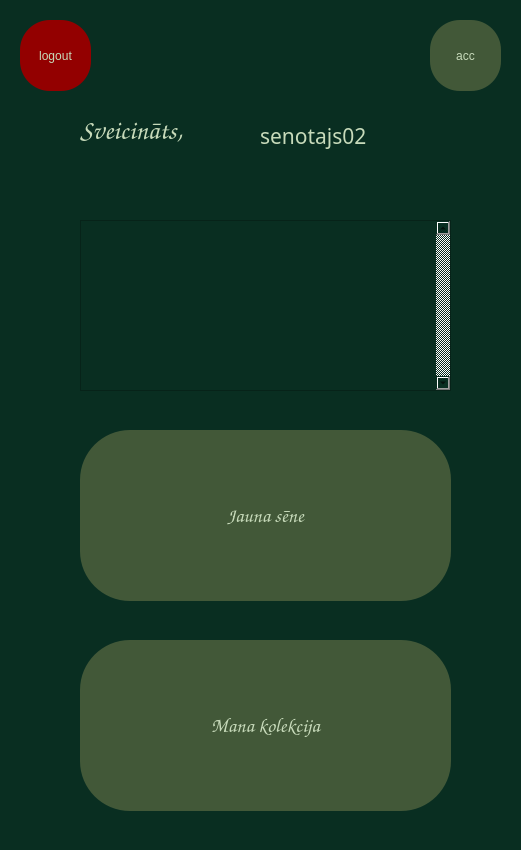
<?xml version="1.0" encoding="UTF-8"?>
<ui version="4.0">
 <class>MainWindow</class>
 <widget class="QMainWindow" name="MainWindow">
  <property name="geometry">
   <rect>
    <x>0</x>
    <y>0</y>
    <width>521</width>
    <height>850</height>
   </rect>
  </property>
  <property name="minimumSize">
   <size>
    <width>521</width>
    <height>850</height>
   </size>
  </property>
  <property name="maximumSize">
   <size>
    <width>520</width>
    <height>850</height>
   </size>
  </property>
  <property name="windowTitle">
   <string>Majas</string>
  </property>
  <property name="styleSheet">
   <string notr="true">background-color: rgb(9, 46, 33);</string>
  </property>
  <widget class="QWidget" name="centralwidget">
   <widget class="QPushButton" name="collectionbutton">
    <property name="geometry">
     <rect>
      <x>80</x>
      <y>640</y>
      <width>371</width>
      <height>171</height>
     </rect>
    </property>
    <property name="minimumSize">
     <size>
      <width>371</width>
      <height>171</height>
     </size>
    </property>
    <property name="maximumSize">
     <size>
      <width>371</width>
      <height>171</height>
     </size>
    </property>
    <property name="palette">
     <palette>
      <active>
       <colorrole role="WindowText">
        <brush brushstyle="SolidPattern">
         <color alpha="255">
          <red>199</red>
          <green>218</green>
          <blue>186</blue>
         </color>
        </brush>
       </colorrole>
       <colorrole role="Button">
        <brush brushstyle="SolidPattern">
         <color alpha="255">
          <red>66</red>
          <green>88</green>
          <blue>56</blue>
         </color>
        </brush>
       </colorrole>
       <colorrole role="Text">
        <brush brushstyle="SolidPattern">
         <color alpha="255">
          <red>199</red>
          <green>218</green>
          <blue>186</blue>
         </color>
        </brush>
       </colorrole>
       <colorrole role="ButtonText">
        <brush brushstyle="SolidPattern">
         <color alpha="255">
          <red>199</red>
          <green>218</green>
          <blue>186</blue>
         </color>
        </brush>
       </colorrole>
       <colorrole role="Base">
        <brush brushstyle="SolidPattern">
         <color alpha="255">
          <red>66</red>
          <green>88</green>
          <blue>56</blue>
         </color>
        </brush>
       </colorrole>
       <colorrole role="Window">
        <brush brushstyle="SolidPattern">
         <color alpha="255">
          <red>66</red>
          <green>88</green>
          <blue>56</blue>
         </color>
        </brush>
       </colorrole>
      </active>
      <inactive>
       <colorrole role="WindowText">
        <brush brushstyle="SolidPattern">
         <color alpha="255">
          <red>199</red>
          <green>218</green>
          <blue>186</blue>
         </color>
        </brush>
       </colorrole>
       <colorrole role="Button">
        <brush brushstyle="SolidPattern">
         <color alpha="255">
          <red>66</red>
          <green>88</green>
          <blue>56</blue>
         </color>
        </brush>
       </colorrole>
       <colorrole role="Text">
        <brush brushstyle="SolidPattern">
         <color alpha="255">
          <red>199</red>
          <green>218</green>
          <blue>186</blue>
         </color>
        </brush>
       </colorrole>
       <colorrole role="ButtonText">
        <brush brushstyle="SolidPattern">
         <color alpha="255">
          <red>199</red>
          <green>218</green>
          <blue>186</blue>
         </color>
        </brush>
       </colorrole>
       <colorrole role="Base">
        <brush brushstyle="SolidPattern">
         <color alpha="255">
          <red>66</red>
          <green>88</green>
          <blue>56</blue>
         </color>
        </brush>
       </colorrole>
       <colorrole role="Window">
        <brush brushstyle="SolidPattern">
         <color alpha="255">
          <red>66</red>
          <green>88</green>
          <blue>56</blue>
         </color>
        </brush>
       </colorrole>
      </inactive>
      <disabled>
       <colorrole role="WindowText">
        <brush brushstyle="SolidPattern">
         <color alpha="255">
          <red>199</red>
          <green>218</green>
          <blue>186</blue>
         </color>
        </brush>
       </colorrole>
       <colorrole role="Button">
        <brush brushstyle="SolidPattern">
         <color alpha="255">
          <red>66</red>
          <green>88</green>
          <blue>56</blue>
         </color>
        </brush>
       </colorrole>
       <colorrole role="Text">
        <brush brushstyle="SolidPattern">
         <color alpha="255">
          <red>199</red>
          <green>218</green>
          <blue>186</blue>
         </color>
        </brush>
       </colorrole>
       <colorrole role="ButtonText">
        <brush brushstyle="SolidPattern">
         <color alpha="255">
          <red>199</red>
          <green>218</green>
          <blue>186</blue>
         </color>
        </brush>
       </colorrole>
       <colorrole role="Base">
        <brush brushstyle="SolidPattern">
         <color alpha="255">
          <red>66</red>
          <green>88</green>
          <blue>56</blue>
         </color>
        </brush>
       </colorrole>
       <colorrole role="Window">
        <brush brushstyle="SolidPattern">
         <color alpha="255">
          <red>66</red>
          <green>88</green>
          <blue>56</blue>
         </color>
        </brush>
       </colorrole>
      </disabled>
     </palette>
    </property>
    <property name="font">
     <font>
      <family>Comic Sans MS</family>
      <pointsize>15</pointsize>
      <weight>75</weight>
      <bold>true</bold>
     </font>
    </property>
    <property name="styleSheet">
     <string notr="true">border-radius: 50px;
background-color: rgb(66, 88, 56);
color: rgb(199, 218, 186);</string>
    </property>
    <property name="locale">
     <locale language="Latvian" country="Latvia"/>
    </property>
    <property name="text">
     <string>Mana kolekcija</string>
    </property>
   </widget>
   <widget class="QListView" name="news">
    <property name="geometry">
     <rect>
      <x>80</x>
      <y>220</y>
      <width>371</width>
      <height>171</height>
     </rect>
    </property>
    <property name="verticalScrollBarPolicy">
     <enum>Qt::ScrollBarAlwaysOn</enum>
    </property>
   </widget>
   <widget class="QPushButton" name="accountbutton">
    <property name="geometry">
     <rect>
      <x>430</x>
      <y>20</y>
      <width>71</width>
      <height>71</height>
     </rect>
    </property>
    <property name="styleSheet">
     <string notr="true">border-radius: 30px;
background-color: rgb(66, 88, 56);
color: rgb(199, 218, 186);</string>
    </property>
    <property name="text">
     <string>acc</string>
    </property>
   </widget>
   <widget class="QLabel" name="usernamelabel">
    <property name="geometry">
     <rect>
      <x>260</x>
      <y>120</y>
      <width>211</width>
      <height>31</height>
     </rect>
    </property>
    <property name="minimumSize">
     <size>
      <width>171</width>
      <height>31</height>
     </size>
    </property>
    <property name="maximumSize">
     <size>
      <width>211</width>
      <height>31</height>
     </size>
    </property>
    <property name="palette">
     <palette>
      <active>
       <colorrole role="WindowText">
        <brush brushstyle="SolidPattern">
         <color alpha="255">
          <red>199</red>
          <green>218</green>
          <blue>186</blue>
         </color>
        </brush>
       </colorrole>
       <colorrole role="Button">
        <brush brushstyle="SolidPattern">
         <color alpha="255">
          <red>9</red>
          <green>46</green>
          <blue>33</blue>
         </color>
        </brush>
       </colorrole>
       <colorrole role="Text">
        <brush brushstyle="SolidPattern">
         <color alpha="255">
          <red>199</red>
          <green>218</green>
          <blue>186</blue>
         </color>
        </brush>
       </colorrole>
       <colorrole role="Base">
        <brush brushstyle="SolidPattern">
         <color alpha="255">
          <red>9</red>
          <green>46</green>
          <blue>33</blue>
         </color>
        </brush>
       </colorrole>
       <colorrole role="Window">
        <brush brushstyle="SolidPattern">
         <color alpha="255">
          <red>9</red>
          <green>46</green>
          <blue>33</blue>
         </color>
        </brush>
       </colorrole>
      </active>
      <inactive>
       <colorrole role="WindowText">
        <brush brushstyle="SolidPattern">
         <color alpha="255">
          <red>199</red>
          <green>218</green>
          <blue>186</blue>
         </color>
        </brush>
       </colorrole>
       <colorrole role="Button">
        <brush brushstyle="SolidPattern">
         <color alpha="255">
          <red>9</red>
          <green>46</green>
          <blue>33</blue>
         </color>
        </brush>
       </colorrole>
       <colorrole role="Text">
        <brush brushstyle="SolidPattern">
         <color alpha="255">
          <red>199</red>
          <green>218</green>
          <blue>186</blue>
         </color>
        </brush>
       </colorrole>
       <colorrole role="Base">
        <brush brushstyle="SolidPattern">
         <color alpha="255">
          <red>9</red>
          <green>46</green>
          <blue>33</blue>
         </color>
        </brush>
       </colorrole>
       <colorrole role="Window">
        <brush brushstyle="SolidPattern">
         <color alpha="255">
          <red>9</red>
          <green>46</green>
          <blue>33</blue>
         </color>
        </brush>
       </colorrole>
      </inactive>
      <disabled>
       <colorrole role="WindowText">
        <brush brushstyle="SolidPattern">
         <color alpha="255">
          <red>120</red>
          <green>120</green>
          <blue>120</blue>
         </color>
        </brush>
       </colorrole>
       <colorrole role="Button">
        <brush brushstyle="SolidPattern">
         <color alpha="255">
          <red>9</red>
          <green>46</green>
          <blue>33</blue>
         </color>
        </brush>
       </colorrole>
       <colorrole role="Text">
        <brush brushstyle="SolidPattern">
         <color alpha="255">
          <red>120</red>
          <green>120</green>
          <blue>120</blue>
         </color>
        </brush>
       </colorrole>
       <colorrole role="Base">
        <brush brushstyle="SolidPattern">
         <color alpha="255">
          <red>9</red>
          <green>46</green>
          <blue>33</blue>
         </color>
        </brush>
       </colorrole>
       <colorrole role="Window">
        <brush brushstyle="SolidPattern">
         <color alpha="255">
          <red>9</red>
          <green>46</green>
          <blue>33</blue>
         </color>
        </brush>
       </colorrole>
      </disabled>
     </palette>
    </property>
    <property name="font">
     <font>
      <family>OCR A Extended</family>
      <pointsize>16</pointsize>
      <weight>50</weight>
      <bold>false</bold>
     </font>
    </property>
    <property name="autoFillBackground">
     <bool>false</bool>
    </property>
    <property name="locale">
     <locale language="Latvian" country="Latvia"/>
    </property>
    <property name="text">
     <string>senotajs02</string>
    </property>
    <property name="wordWrap">
     <bool>false</bool>
    </property>
    <property name="margin">
     <number>0</number>
    </property>
   </widget>
   <widget class="QPushButton" name="logoutbutton">
    <property name="geometry">
     <rect>
      <x>20</x>
      <y>20</y>
      <width>71</width>
      <height>71</height>
     </rect>
    </property>
    <property name="styleSheet">
     <string notr="true">border-radius: 30px;
background-color: rgb(147, 0, 0);
color: rgb(199, 218, 186);</string>
    </property>
    <property name="text">
     <string>logout</string>
    </property>
   </widget>
   <widget class="QLabel" name="hellotitle">
    <property name="geometry">
     <rect>
      <x>80</x>
      <y>110</y>
      <width>171</width>
      <height>41</height>
     </rect>
    </property>
    <property name="minimumSize">
     <size>
      <width>171</width>
      <height>41</height>
     </size>
    </property>
    <property name="maximumSize">
     <size>
      <width>171</width>
      <height>41</height>
     </size>
    </property>
    <property name="palette">
     <palette>
      <active>
       <colorrole role="WindowText">
        <brush brushstyle="SolidPattern">
         <color alpha="255">
          <red>199</red>
          <green>218</green>
          <blue>186</blue>
         </color>
        </brush>
       </colorrole>
       <colorrole role="Button">
        <brush brushstyle="SolidPattern">
         <color alpha="255">
          <red>9</red>
          <green>46</green>
          <blue>33</blue>
         </color>
        </brush>
       </colorrole>
       <colorrole role="Text">
        <brush brushstyle="SolidPattern">
         <color alpha="255">
          <red>199</red>
          <green>218</green>
          <blue>186</blue>
         </color>
        </brush>
       </colorrole>
       <colorrole role="Base">
        <brush brushstyle="SolidPattern">
         <color alpha="255">
          <red>9</red>
          <green>46</green>
          <blue>33</blue>
         </color>
        </brush>
       </colorrole>
       <colorrole role="Window">
        <brush brushstyle="SolidPattern">
         <color alpha="255">
          <red>9</red>
          <green>46</green>
          <blue>33</blue>
         </color>
        </brush>
       </colorrole>
      </active>
      <inactive>
       <colorrole role="WindowText">
        <brush brushstyle="SolidPattern">
         <color alpha="255">
          <red>199</red>
          <green>218</green>
          <blue>186</blue>
         </color>
        </brush>
       </colorrole>
       <colorrole role="Button">
        <brush brushstyle="SolidPattern">
         <color alpha="255">
          <red>9</red>
          <green>46</green>
          <blue>33</blue>
         </color>
        </brush>
       </colorrole>
       <colorrole role="Text">
        <brush brushstyle="SolidPattern">
         <color alpha="255">
          <red>199</red>
          <green>218</green>
          <blue>186</blue>
         </color>
        </brush>
       </colorrole>
       <colorrole role="Base">
        <brush brushstyle="SolidPattern">
         <color alpha="255">
          <red>9</red>
          <green>46</green>
          <blue>33</blue>
         </color>
        </brush>
       </colorrole>
       <colorrole role="Window">
        <brush brushstyle="SolidPattern">
         <color alpha="255">
          <red>9</red>
          <green>46</green>
          <blue>33</blue>
         </color>
        </brush>
       </colorrole>
      </inactive>
      <disabled>
       <colorrole role="WindowText">
        <brush brushstyle="SolidPattern">
         <color alpha="255">
          <red>120</red>
          <green>120</green>
          <blue>120</blue>
         </color>
        </brush>
       </colorrole>
       <colorrole role="Button">
        <brush brushstyle="SolidPattern">
         <color alpha="255">
          <red>9</red>
          <green>46</green>
          <blue>33</blue>
         </color>
        </brush>
       </colorrole>
       <colorrole role="Text">
        <brush brushstyle="SolidPattern">
         <color alpha="255">
          <red>120</red>
          <green>120</green>
          <blue>120</blue>
         </color>
        </brush>
       </colorrole>
       <colorrole role="Base">
        <brush brushstyle="SolidPattern">
         <color alpha="255">
          <red>9</red>
          <green>46</green>
          <blue>33</blue>
         </color>
        </brush>
       </colorrole>
       <colorrole role="Window">
        <brush brushstyle="SolidPattern">
         <color alpha="255">
          <red>9</red>
          <green>46</green>
          <blue>33</blue>
         </color>
        </brush>
       </colorrole>
      </disabled>
     </palette>
    </property>
    <property name="font">
     <font>
      <family>Comic Sans MS</family>
      <pointsize>20</pointsize>
      <weight>75</weight>
      <bold>true</bold>
     </font>
    </property>
    <property name="autoFillBackground">
     <bool>false</bool>
    </property>
    <property name="locale">
     <locale language="Latvian" country="Latvia"/>
    </property>
    <property name="text">
     <string>Sveicināts, </string>
    </property>
    <property name="wordWrap">
     <bool>false</bool>
    </property>
    <property name="margin">
     <number>0</number>
    </property>
   </widget>
   <widget class="QPushButton" name="newbutton">
    <property name="geometry">
     <rect>
      <x>80</x>
      <y>430</y>
      <width>371</width>
      <height>171</height>
     </rect>
    </property>
    <property name="minimumSize">
     <size>
      <width>151</width>
      <height>41</height>
     </size>
    </property>
    <property name="maximumSize">
     <size>
      <width>888888</width>
      <height>888888</height>
     </size>
    </property>
    <property name="palette">
     <palette>
      <active>
       <colorrole role="WindowText">
        <brush brushstyle="SolidPattern">
         <color alpha="255">
          <red>199</red>
          <green>218</green>
          <blue>186</blue>
         </color>
        </brush>
       </colorrole>
       <colorrole role="Button">
        <brush brushstyle="SolidPattern">
         <color alpha="255">
          <red>66</red>
          <green>88</green>
          <blue>56</blue>
         </color>
        </brush>
       </colorrole>
       <colorrole role="Text">
        <brush brushstyle="SolidPattern">
         <color alpha="255">
          <red>199</red>
          <green>218</green>
          <blue>186</blue>
         </color>
        </brush>
       </colorrole>
       <colorrole role="ButtonText">
        <brush brushstyle="SolidPattern">
         <color alpha="255">
          <red>199</red>
          <green>218</green>
          <blue>186</blue>
         </color>
        </brush>
       </colorrole>
       <colorrole role="Base">
        <brush brushstyle="SolidPattern">
         <color alpha="255">
          <red>66</red>
          <green>88</green>
          <blue>56</blue>
         </color>
        </brush>
       </colorrole>
       <colorrole role="Window">
        <brush brushstyle="SolidPattern">
         <color alpha="255">
          <red>66</red>
          <green>88</green>
          <blue>56</blue>
         </color>
        </brush>
       </colorrole>
      </active>
      <inactive>
       <colorrole role="WindowText">
        <brush brushstyle="SolidPattern">
         <color alpha="255">
          <red>199</red>
          <green>218</green>
          <blue>186</blue>
         </color>
        </brush>
       </colorrole>
       <colorrole role="Button">
        <brush brushstyle="SolidPattern">
         <color alpha="255">
          <red>66</red>
          <green>88</green>
          <blue>56</blue>
         </color>
        </brush>
       </colorrole>
       <colorrole role="Text">
        <brush brushstyle="SolidPattern">
         <color alpha="255">
          <red>199</red>
          <green>218</green>
          <blue>186</blue>
         </color>
        </brush>
       </colorrole>
       <colorrole role="ButtonText">
        <brush brushstyle="SolidPattern">
         <color alpha="255">
          <red>199</red>
          <green>218</green>
          <blue>186</blue>
         </color>
        </brush>
       </colorrole>
       <colorrole role="Base">
        <brush brushstyle="SolidPattern">
         <color alpha="255">
          <red>66</red>
          <green>88</green>
          <blue>56</blue>
         </color>
        </brush>
       </colorrole>
       <colorrole role="Window">
        <brush brushstyle="SolidPattern">
         <color alpha="255">
          <red>66</red>
          <green>88</green>
          <blue>56</blue>
         </color>
        </brush>
       </colorrole>
      </inactive>
      <disabled>
       <colorrole role="WindowText">
        <brush brushstyle="SolidPattern">
         <color alpha="255">
          <red>199</red>
          <green>218</green>
          <blue>186</blue>
         </color>
        </brush>
       </colorrole>
       <colorrole role="Button">
        <brush brushstyle="SolidPattern">
         <color alpha="255">
          <red>66</red>
          <green>88</green>
          <blue>56</blue>
         </color>
        </brush>
       </colorrole>
       <colorrole role="Text">
        <brush brushstyle="SolidPattern">
         <color alpha="255">
          <red>199</red>
          <green>218</green>
          <blue>186</blue>
         </color>
        </brush>
       </colorrole>
       <colorrole role="ButtonText">
        <brush brushstyle="SolidPattern">
         <color alpha="255">
          <red>199</red>
          <green>218</green>
          <blue>186</blue>
         </color>
        </brush>
       </colorrole>
       <colorrole role="Base">
        <brush brushstyle="SolidPattern">
         <color alpha="255">
          <red>66</red>
          <green>88</green>
          <blue>56</blue>
         </color>
        </brush>
       </colorrole>
       <colorrole role="Window">
        <brush brushstyle="SolidPattern">
         <color alpha="255">
          <red>66</red>
          <green>88</green>
          <blue>56</blue>
         </color>
        </brush>
       </colorrole>
      </disabled>
     </palette>
    </property>
    <property name="font">
     <font>
      <family>Comic Sans MS</family>
      <pointsize>15</pointsize>
      <weight>75</weight>
      <bold>true</bold>
     </font>
    </property>
    <property name="styleSheet">
     <string notr="true">border-radius: 50px;
background-color: rgb(66, 88, 56);
color: rgb(199, 218, 186);</string>
    </property>
    <property name="locale">
     <locale language="Latvian" country="Latvia"/>
    </property>
    <property name="text">
     <string>Jauna sēne</string>
    </property>
   </widget>
   <zorder>collectionbutton</zorder>
   <zorder>news</zorder>
   <zorder>accountbutton</zorder>
   <zorder>logoutbutton</zorder>
   <zorder>hellotitle</zorder>
   <zorder>newbutton</zorder>
   <zorder>usernamelabel</zorder>
  </widget>
  <widget class="QStatusBar" name="statusbar"/>
 </widget>
 <resources/>
 <connections/>
</ui>
